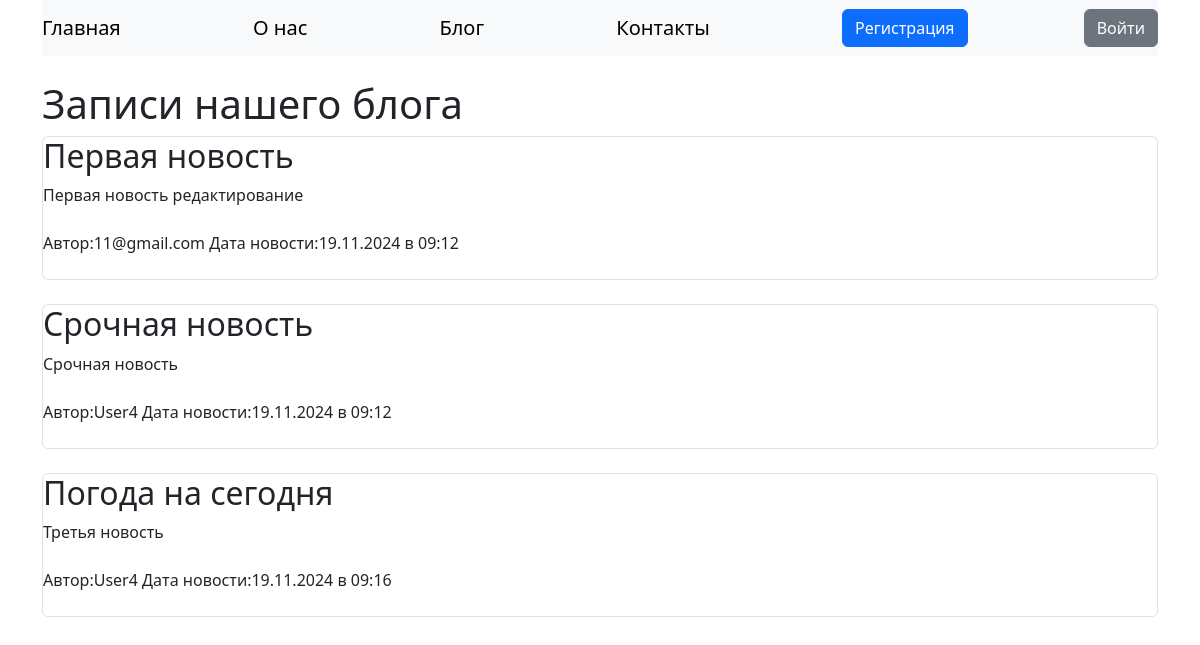
/blog, run on an earlier commit of the app's database.
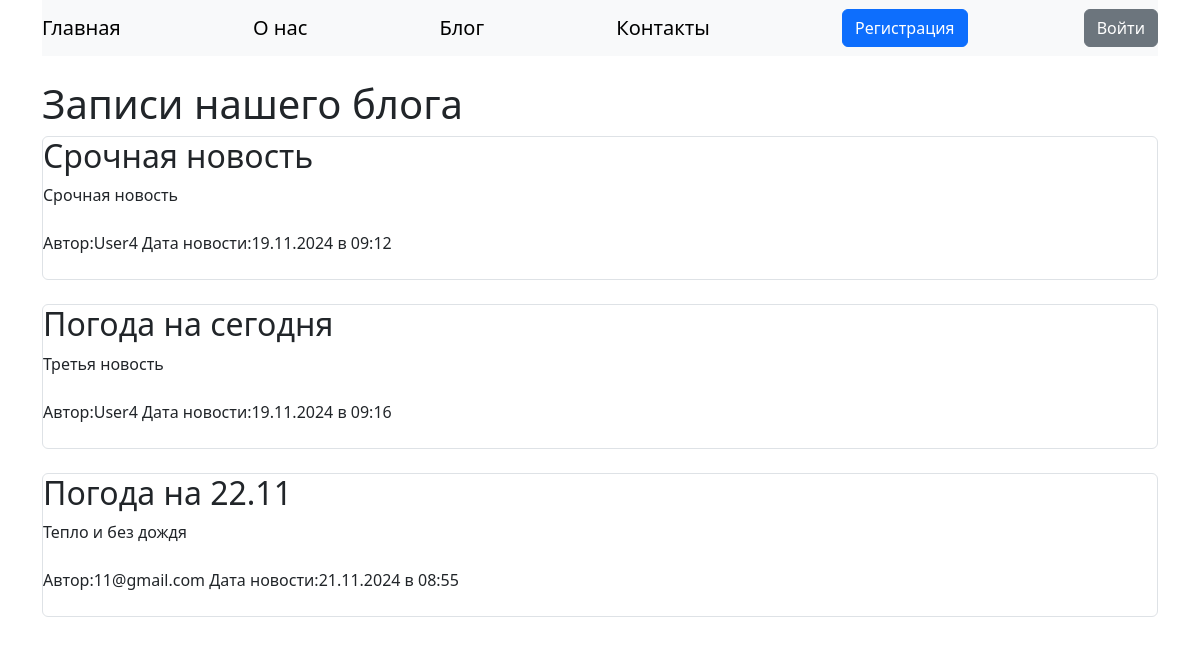
And on a later commit of the database.
### data/news.py (models this page shows, shortened)
class News(SqlAlchemyBase, SerializerMixin):
    __tablename__='news'
    id = sqlalchemy.Column(sqlalchemy.Integer, primary_key=True, autoincrement=True)
    title = sqlalchemy.Column(sqlalchemy.String, nullable=True)
    content = sqlalchemy.Column(sqlalchemy.String, nullable=True)
    created_date = sqlalchemy.Column(sqlalchemy.DateTime, default=datetime.datetime.now())
    is_private=sqlalchemy.Column(sqlalchemy.Boolean, default=True)
    user_id = sqlalchemy.Column(sqlalchemy.Integer, sqlalchemy.ForeignKey("users.id"))
    user = orm.relationship('User')

### data/users.py (models this page shows, shortened)
class User(SqlAlchemyBase, UserMixin, SerializerMixin):
    __tablename__ = 'users'
    id = sqlalchemy.Column(sqlalchemy.Integer, primary_key=True, autoincrement=True)
    name = sqlalchemy.Column(sqlalchemy.String, nullable=True)
    about = sqlalchemy.Column(sqlalchemy.String, nullable=True)
    email = sqlalchemy.Column(sqlalchemy.String, index=True, unique=True, nullable=True)
    hashed_password = sqlalchemy.Column(sqlalchemy.String, nullable=True)
    created_date = sqlalchemy.Column(sqlalchemy.DateTime, default=datetime.datetime.now())
    news = orm.relationship("News", back_populates='user')

### main.py (the view)
@app.route('/blog')
def blog():
    db_sess = db_session.create_session()
    news = db_sess.query(News).filter(News.is_private != True)
    return render_template('blog.html', title='Новости', news=news)

### data/db_session.py (called while the page is built)
def create_session() -> Session:
    global __factory
    return __factory()

### templates/blog.html (shortened to what this page needs)
{% extends "base.html" %}
{% block content %}
<br>
<h1>Записи нашего блога</h1>
{% for item in news %}
<div class="col border rounded">
        <h2>{{ item.title }}</h2>
            <div>
                {{ item.content }}
            </div><br>
            <div>
              Автор:{{ item.user.name }}
              Дата новости:{{ item.created_date.strftime('%d.%m.%Y в %H:%M') }}
            </div><br>
</div><br>
    {% endfor %}
{% endblock %}

### templates/base.html (shortened to what this page needs)
<!DOCTYPE html>
<html lang="ru">
<head>
    <link href="https://cdn.jsdelivr.net/npm/bootstrap@5.3.3/dist/css/bootstrap.min.css" rel="stylesheet"
>
    <link rel="stylesheet" href="static/css/style.css">
</head>
<body>
<div class="container">
    <header>
    <nav class="navbar navbar-light bg-light">
        <a href="/" class="navbar-brand">Главная</a>
        <a href="/aboutus" class="navbar-brand">О нас</a>
        <a href="/blog" class="navbar-brand">Блог</a>
        <a href="/contacts" class="navbar-brand">Контакты</a>
        {% if current_user.is_authenticated %}
        <a href="/logout" title="Нажмите, чтобы выйти" class="btn btn-danger">{{ current_user.name }}
        </a>
        {% else %}
        <a class="btn btn-primary" href="/register">Регистрация</a>
        <a class="btn btn-secondary "href="/login">Войти</a>
        {% endif%}
    </nav>
    </header>
    <main>
         {% block content %}{% endblock %}
    </main>
</div>
</body>
</html>

### static/css/style.css (style rules this page uses)
section, header, nav, article, aside, footer, main { display: block; }

What changed in the data, as far as the page shows it:
removed News: title "Первая новость", content "Первая новость редактирование", user.name "11@gmail.com", created_date "19.11.2024 в 09:12"
added News: title "Погода на 22.11", content "Тепло и без дождя", user.name "11@gmail.com", created_date "21.11.2024 в 08:55"
